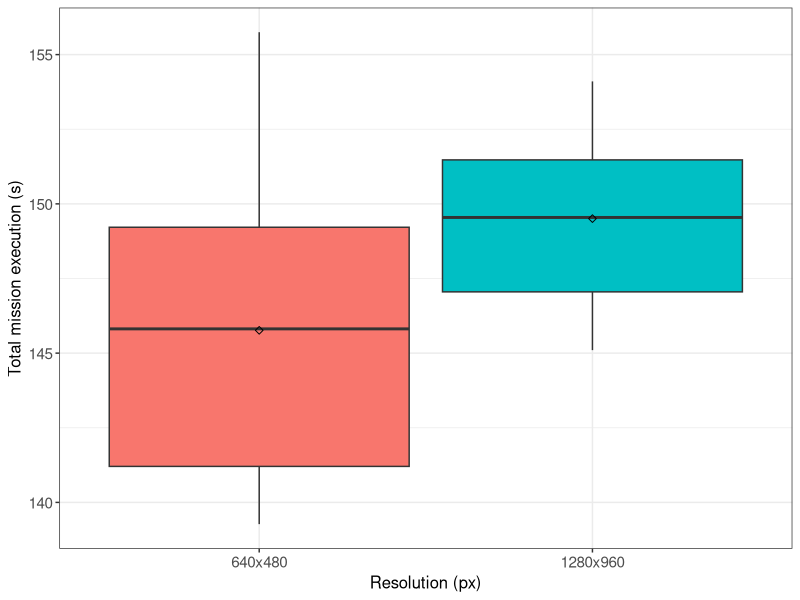
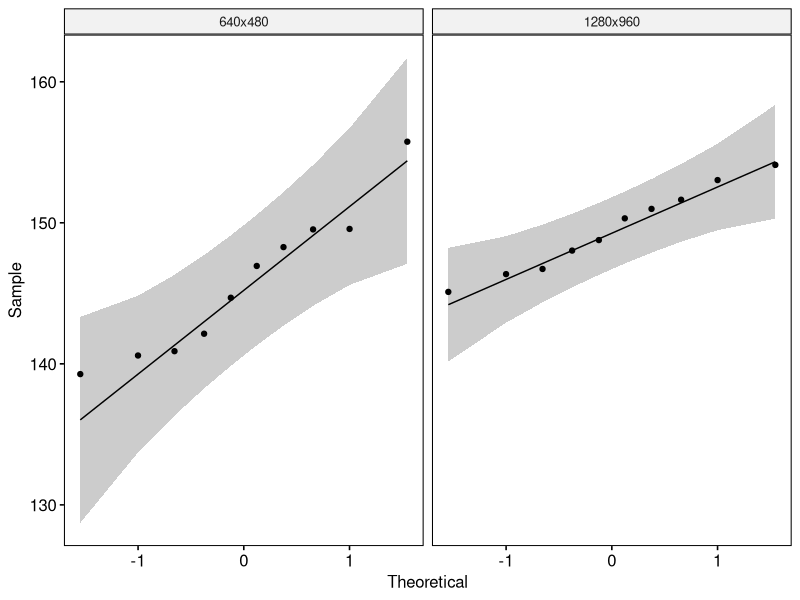

These charts were generated, in order, by the following R code:
## ---- chunk 1
if (!require('tidyverse')) install.packages('tidyverse', dependencies = TRUE); library('tidyverse')
if (!require('ggpubr')) install.packages('ggpubr', dependencies = TRUE); library('ggpubr')
if (!require('rstatix')) install.packages('rstatix', dependencies = TRUE); library('rstatix')
if (!require('ggplot2')) install.packages('ggplot2', dependencies = TRUE); library('ggplot2')
## ---- chunk 2
data <- read.csv(file = '../../raw_data/test_resolution/run_table.csv')
data <- subset(data, select = c(X__run_id, resolution, mission_execution_s))
data$resolution <- factor(data$resolution, levels = c("640x480", "1280x960"))
data$mission_execution_s <- as.numeric(data$mission_execution_s)
## ---- chunk 3
data %>%
  group_by(resolution) %>%
  get_summary_stats(mission_execution_s, type = "mean_sd")
## ---- chunk 4
ggplot(data, aes(x = resolution, y = mission_execution_s, fill = resolution)) +
  theme_bw() + 
  geom_boxplot(width = 0.9, outlier.size = 0.5) + 
  stat_summary(fun = mean, color = 'black', geom = 'point', shape = 5, size = 1.5) +
  labs(x = "Resolution (px)", y = "Total mission execution (s)") +
  theme(legend.position = 'none') +
  theme(
    axis.title.x = element_text(size = 12, family = 'sans'),
    axis.title.y = element_text(size = 12, family = 'sans'),
    axis.text.x = element_text(size = 11, family = 'sans'),
    axis.text.y = element_text(size = 11, family = 'sans')
  )
## ---- chunk 5
data %>% 
  group_by(resolution) %>%
  identify_outliers(mission_execution_s)
## ---- chunk 6
ggqqplot(data, x = "mission_execution_s", facet.by = "resolution")
## ---- chunk 7
data %>%
  group_by(resolution) %>%
  shapiro_test(mission_execution_s)
## ---- chunk 8
data %>%
  t_test(mission_execution_s ~ resolution) %>%
  add_significance()
